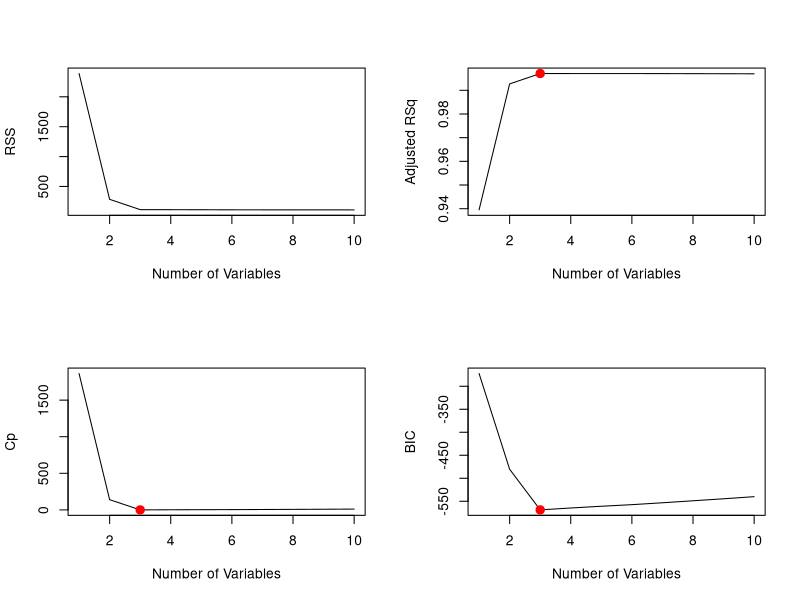
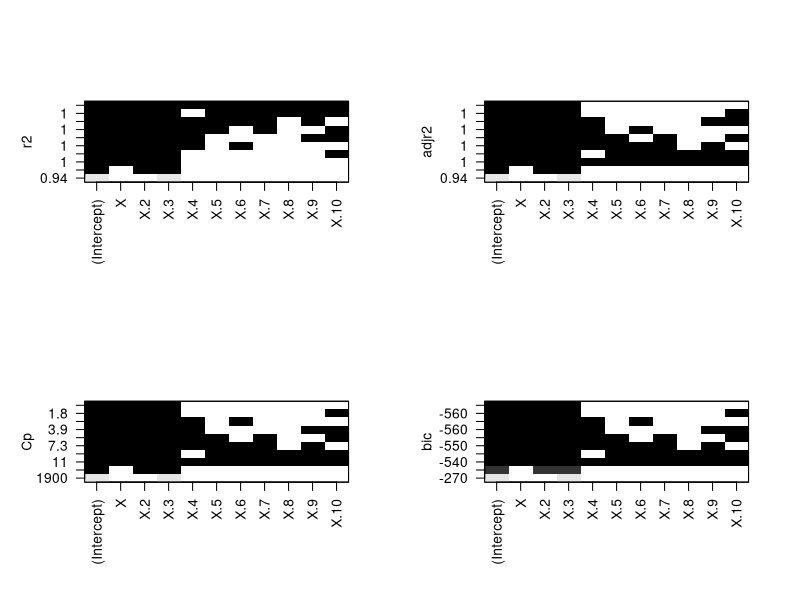
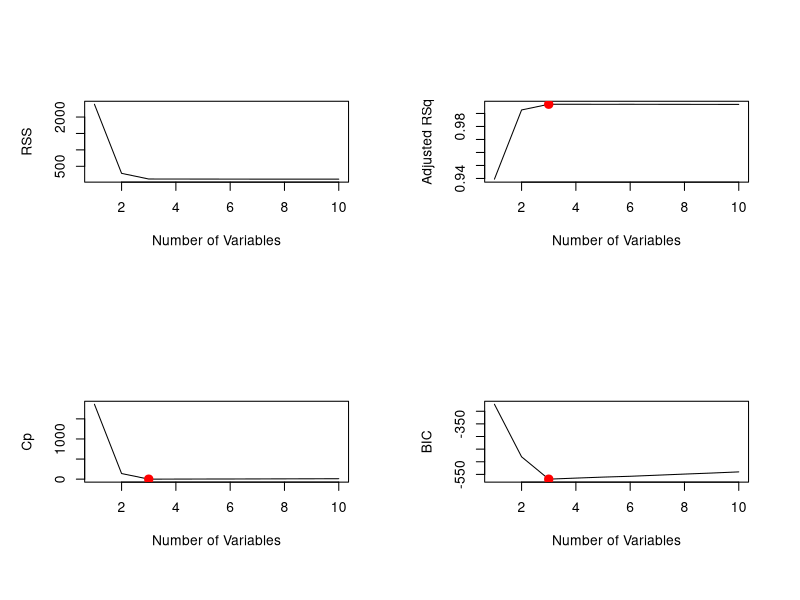

Source code (R) for these figures, in order: (Note: this script raises an error after producing the figures.)
# Author: Daniel Salgado Rojo
# Exercise 8 from the book: An Introduction to Statistical Learning

# In this exercise, we will generate simulated data, and will then use
# this data to perform best subset selection.
library(glmnet)
library(leaps)

#(a) Use the rnorm() function to generate a predictor X of length
    # n = 100, as well as a noise vector epsilon of length n = 100.
n=100
mean = 0
sd = 1

set.seed(8.1)
X = rnorm(n, mean, sd)
epsilon = rnorm(n, mean, sd)

#(b) Generate a response vector Y of length n = 100 according to
    #the model Y = β0 + β1 X + β2 X^2 + β3 X^3 + epsilon ,
    #where β0 , β1 , β2 , and β3 are constants of your choice

b0 = 1
b1 = 2
b2 = 3
b3 = 4   

Y = b0 + b1 * X + b2 * X^2 + b3 * X^3 + epsilon

# (c) Use the regsubsets() function to perform best subset selection
  # in order to choose the best model containing the predictors
  # X, X^2 , . . . , X^10 . What is the best model obtained according to
  # C p , BIC, and adjusted R^2 ? Show some plots to provide evidence
  # for your answer, and report the coefficients of the best model ob-
  #   tained. Note you will need to use the data.frame() function to
  # create a single data set containing both X and Y .

Data8 = data.frame(Y, X)
Data8.yx = Data8

for(i in 2:10){
  str = paste("X.",i, sep = "")
  Data8[,str] = X^i
}

head(Data8)

dataset = Data8

regfit.full=regsubsets(Y~.,data=dataset,nvmax=dim(dataset)[2]-1)
reg.summary=summary(regfit.full)
names(reg.summary)
reg.summary$rsq

statistics.plots <- function(reg.summary){
  par(mfrow=c(2,2))
  plot(reg.summary$rss,xlab="Number of Variables",ylab="RSS",type="l")
  
  #Adjusted R^2
  plot(reg.summary$adjr2,xlab="Number of Variables",ylab="Adjusted RSq",type="l")
  ar2.max = which.max(reg.summary$adjr2)
  points(ar2.max,reg.summary$adjr2[ar2.max], col="red",cex=2,pch=20)
  
  #Cp
  plot(reg.summary$cp,xlab="Number of Variables",ylab="Cp",type='l')
  cp.min = which.min(reg.summary$cp)
  points(cp.min,reg.summary$cp[cp.min],col="red",cex=2,pch=20)
  
  # BIC
  bic.min = which.min(reg.summary$bic)
  plot(reg.summary$bic,xlab="Number of Variables",ylab="BIC",type='l')
  points(bic.min,reg.summary$bic[bic.min],col="red",cex=2,pch=20)
  
  return(c(ar2.max, cp.min, bic.min))
}

best.selection.models <- statistics.plots(reg.summary)

plot(regfit.full,scale="r2")
plot(regfit.full,scale="adjr2")
plot(regfit.full,scale="Cp")
plot(regfit.full,scale="bic")

# We know the model has been generated with up to the 3rd power of X
# plus a random error. As expected the optimal model selected with all the
# 4 statistics is the one with 3 variables, X, x^2 and X^3. 
# We can output the coefficients of that model and compare it with the original
# coefficents
coef(regfit.full,3)
c(b0,b1,b2,b3)


# (d): Repeat (c), using forward stepwise selection and also using back-
  # wards stepwise selection. How does your answer compare to the
  # results in (c)?

# FORWARD STEPWISE SELECTION

regfit.fwd=regsubsets(Y~.,data=dataset,nvmax=dim(dataset)[2]-1
                      ,method="forward")
reg.summary.fwd = summary(regfit.fwd)

forward.selection.models <- statistics.plots(reg.summary.fwd)

# BACKWARDS STEPWISE SELECTION
regfit.bwd=regsubsets(Salary~.,data=Hitters,nvmax=dim(dataset)[2]-1
                      ,method="backward")
reg.summary.bwd = summary(regfit.bwd)

backward.selection.models <- statistics.plots(reg.summary.bwd)

# Comparison of the results
print("Best model according to: Adjusted R^2, Cp and BIC")
print("Best subset selection:")
print(best.selection.models)

print("Froward stepwise selection:")
print(forward.selection.models)

print("Backward stepwise selection:")
print(backward.selection.models)

# The results for the best subset selection and forward stepwise selection
# with the three performance metrics are the same ( 3 3 3), whereas for the
# backward stepwise selection case the results according to adjr2, cp and bic
# are 10, 10 and 8 respectively. We see that much more variables are retained.


##################################################################
##################################################################

# LASSO

#(e) Now fit a lasso model to the simulated data, again using X, X^2 ,
# . . . , X^10 as predictors. Use cross-validation to select the optimal
# value of λ. Create plots of the cross-validation error as a function
# of λ. Report the resulting coefficient estimates, and discuss the
# results obtained.

library(glmnet)

grid=10^seq(10,-2,length=100)

x = as.matrix(Data8[, -1])
y = Data8[, 1]

set.seed(8.2)
train=sample(1:nrow(x), nrow(x)/2)
test=(-train)
y.test=y[test]

par(mfrow=c(1,1))

lasso.mod = glmnet(x[train,],y[train],alpha=1,lambda=grid)
plot(lasso.mod)


#PLOT OF MSE  vs lambda
cv.out=cv.glmnet(x[train,],y[train],alpha=1)
names(cv.out)
plot(log(cv.out$lambda), cv.out$cvm, ylab = "MSE", 
     xlab = expression(log(lambda)))
plot(cv.out$lambda, cv.out$cvm, ylab = "MSE", xlab = expression(lambda) )

bestlam=cv.out$lambda.min
lasso.pred=predict(lasso.mod,s=bestlam,newx=x[test,])
mean((lasso.pred-y.test)^2)

bestlam.1se =cv.out$lambda.1se
lasso.pred.1se=predict(lasso.mod,s=bestlam.1se,newx=x[test,])
mean((lasso.pred.1se-y.test)^2)

# I this case, we obtain a lower MSE with the bestlambda.min than
#with the bestlambda.1se

#Model with best lambda min
out=glmnet(x,y,alpha=1,lambda=grid)
lasso.coef=predict(out,type="coefficients",s=bestlam)[1:11,]
lasso.coef
lasso.coef[lasso.coef!=0]

#Model with best lambda 1se

out=glmnet(x,y,alpha=1,lambda=grid)
lasso.coef=predict(out,type="coefficients",s=bestlam.1se)[1:11,]
lasso.coef
lasso.coef[lasso.coef!=0]


# We obtained a lower MSE with the bestlambda.min than
#with the bestlambda.1se. We also see that the model coefficients
# are closer to the real ones for the bestlambda.min model.

# Observe also that the LASSO regression models obtained 
# have selected directly the 3 predictors that in fact exists by construction
# of the data.

##############################################################################
##############################################################################
b7 = 8

Y2 = b0 + b7 * X^7 + epsilon

#Best subset selection

Data8f = data.frame(Y2, X)
Data8f.yx = Data8f

for(i in 2:10){
  str = paste("X.",i, sep = "")
  Data8f[,str] = X^i
}

head(Data8f.yx)

dataset = Data8f

regfit.full=regsubsets(Y2~.,data=dataset,nvmax=dim(dataset)[2]-1)
reg.summary=summary(regfit.full)
names(reg.summary)
reg.summary$rsq

statistics.plots(reg.summary)

coef(regfit.full,1)
coef(regfit.full,2)

# We see that for Cp and BIC the best model is the one with one variable
# that is the predictor X^7, as expected.

# For the BIC, the number of predictors with best value is the one with
# 2 predictors. X^7 and X^10. This makes sense since the original data 
# comes from a normal with mean 0 and sd = 1, so there are small numbers 
# that become smaller for higher powers (in our case tha maximum power is 10)


# LASSO

grid=10^seq(10,-2,length=100)

x = as.matrix(Data8f[, -1])
y = Data8f[, 1]

set.seed(8.3)
train=sample(1:nrow(x), nrow(x)/2)
test=(-train)
y.test=y[test]

par(mfrow=c(1,1))

lasso.mod = glmnet(x[train,],y[train],alpha=1,lambda=grid)
plot(lasso.mod)


#PLOT OF MSE  vs lambda
cv.out=cv.glmnet(x[train,],y[train],alpha=1)
names(cv.out)
plot(log(cv.out$lambda), cv.out$cvm, ylab = "MSE", 
     xlab = expression(log(lambda)))
plot(cv.out$lambda, cv.out$cvm, ylab = "MSE", xlab = expression(lambda) )
plot(cv.out)

bestlam=cv.out$lambda.min
lasso.pred=predict(lasso.mod,s=bestlam,newx=x[test,])
mean((lasso.pred-y.test)^2)

bestlam.1se =cv.out$lambda.1se
lasso.pred.1se=predict(lasso.mod,s=bestlam.1se,newx=x[test,])
mean((lasso.pred.1se-y.test)^2)

# I this case, we obtain a lower MSE with the bestlambda.min than
#with the bestlambda.1se

#Model with best lambda min
out=glmnet(x,y,alpha=1,lambda=grid)
lasso.coef=predict(out,type="coefficients",s=bestlam)[1:11,]
lasso.coef
lasso.coef[lasso.coef!=0]

#Model with best lambda 1se

out=glmnet(x,y,alpha=1,lambda=grid)
lasso.coef=predict(out,type="coefficients",s=bestlam.1se)[1:11,]
lasso.coef
lasso.coef[lasso.coef!=0]

# DISCUSSION OF RESULTS

# With the lasso some nonzero predictors apart from X⁷ survive,
# so for this case it seems to be less effective, although note that
# the only high coefficient is the one in X^7. The others are of order 10^-1 or
# less.
